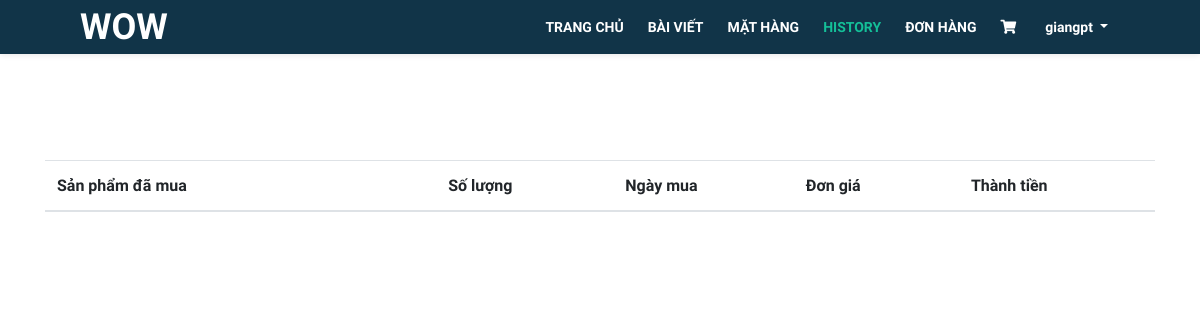
/view_history/3/ (signed in), run on an earlier commit of the app's database.
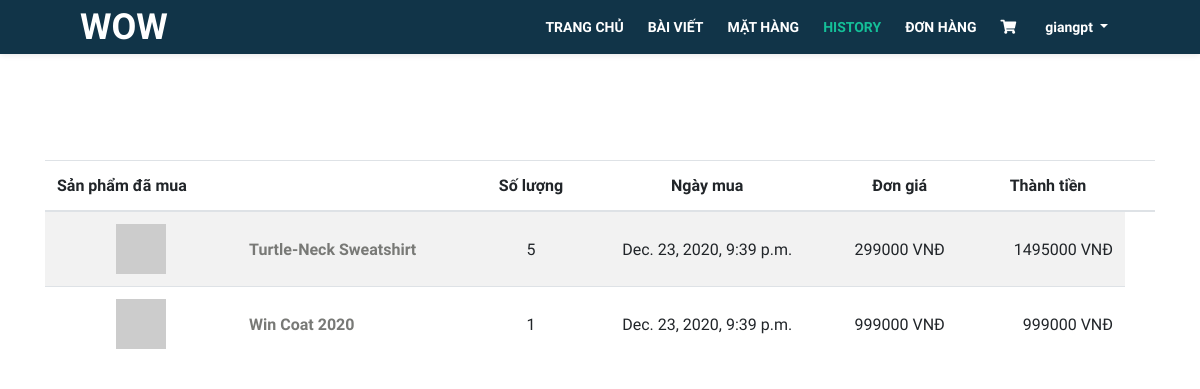
And on a later commit of the database.
### Page/models.py (models this page shows)
class CartItem(models.Model):
    id_product = models.ForeignKey(Product, on_delete=models.CASCADE, null=True, blank=True)
    id_cart = models.ForeignKey(Cart, on_delete=models.CASCADE, null=True, blank=True)
    num = models.IntegerField(default=0, null=True, blank=True)
    sum_product = models.FloatField(default=0, null=True, blank=True)
    is_checked = models.BooleanField(default=False)

class Product(models.Model):
    title = models.CharField(max_length=200, null=True, blank=True)
    description = models.CharField(max_length=3000, null=True, blank=True)
    img = models.FileField(upload_to='pro_image', null=True, blank=True)
    price = models.FloatField(default=0, null=True, blank=True)
    is_sale = models.BooleanField(default=False)
    price_sale = models.FloatField(default=0, null=True, blank=True)
    type = models.CharField(max_length=300, null=True, blank=True)
    size = models.CharField(max_length=10, null=True, blank=True)
    source = models.CharField(max_length=100, null=True, blank=True)
    for_male = models.BooleanField(default=False)
    for_female = models.BooleanField(default=False)
    TTs = models.TimeField(auto_now=True)
    TTe = models.TimeField(null=True, blank=True)
    def __str__(self):
        return self.title

class Order(models.Model):
    id_cart = models.ForeignKey(Cart, on_delete=models.CASCADE, null=True, blank=True)
    id_user = models.ForeignKey(User, on_delete=models.CASCADE, null=True, blank=True)
    status_choice = (
        ('pending', 'pending'),
        ('confirm', 'confirm'),
        ('paid', 'paid'),
        ('shipping', 'shipping'),
        ('completed', 'completed'),
    )
    status = models.CharField(max_length=10, choices=status_choice, null=True, blank=True)
    address = models.TextField(max_length=1000, null=True, blank=True)

class Cart(models.Model):
    id_user = models.ForeignKey(User, on_delete=models.CASCADE, null=True, blank=True)
    total_price = models.IntegerField(null=True, blank=True)
    CreateAt = models.DateTimeField(auto_now=True)
    is_new = models.BooleanField(default=True)
    is_pending = models.BooleanField(default=True)

### Page/views.py (the view)
# urls.py: url(r'^view_history/(?P<id_user>\w+)/$', ViewHistory.as_view(), name='page_ViewHistory'),
class ViewHistory(TemplateView, LoginRequiredMixin):
    login_url = '/'
    template_name = '../Templates/Base_History.html'
    def get(self, request, id_user):
        if request.user.is_authenticated():
            user_id = get_object_or_404(User, id=id_user)
            order = Order.objects.filter(id_user=user_id, status="completed")
            cartItem = CartItem.objects.all()
            content = {
                'order': order,
                'cartItem': cartItem,
            }
            return render(request, self.template_name, content)
        else:
            return HttpResponseRedirect(reverse('Page:page_login'))

### Templates/Base_History.html (shortened to what this page needs)
<!DOCTYPE html>
<html lang="en">
<head>
    <link href="/static/css/bootstrap.css" rel="stylesheet">
    <link href="/static/css/fontawesome-all.css" rel="stylesheet">
    <link href="/static/css/swiper.css" rel="stylesheet">
	<link href="/static/css/magnific-popup.css" rel="stylesheet">
    <link href="/static/css/styles_base_UI_home.css" rel="stylesheet">
</head>
<body>
    <section class="jumbotron jumbotron-fluid" style="background-color: transparent;">
        <div class="container">
            {% include 'NavigationBar/nav_User_or_Manager.html' %}
         </div>
    </section>
    <div class="container">
        <div class="row">
            <div class="col-12">
                <div class="table-responsive">
                    <table class="table table-striped">
                        <thead>
                            <tr class = "text-center">
                                <th scope="col" class="text-left">Sản phẩm đã mua</th>
                                <th scope="col"></th>
                                <th scope="col">Số lượng</th>
                                <th scope="col">Ngày mua</th>
                                <th scope="col">Đơn giá</th>
                                <th scope="col">Thành tiền</th>
                                <th> </th>
                            </tr>
                        </thead>
                        <tbody>
                            {% for od in order %}
                                {% if od.status == 'completed' %}
                                    {% for item in cartItem %}
                                        {% if item.id_cart == od.id_cart %}
                                            <tr class = "text-center">
                                                <td class = "align-middle">
                                                    <img src="https://dummyimage.com/50x50/55595c/fff" />
                                                </td>
                                                <td class = "text-left align-middle">
                                                    <a href="{% url 'Page:page_ViewDetail' item.id_product.id %}"
                                                    role="button" class="font-weight-bold text-capitalize"
                                                    style="text-decoration: none;"
                                                    >{{item.id_product}}</a>
                                                </td>
                                                <td class = "align-middle">
                                                    {{item.num}}
                                                </td>
                                                <td class = "align-middle">
                                                    {{od.id_cart.CreateAt}}
                                                </td>
                                                <td class = align-middle>
                                                    {{item.id_product.price_sale|floatformat:'-1'}} VNĐ
                                                </td>
                                                <td class = "text-right align-middle">
                                                    {{item.sum_product|floatformat:'-1'}} VNĐ
                                                </td>
                                            </tr>
                                        {% endif %}
                                    {% endfor %}
                                {% endif %}
                            {% endfor %}
                        </tbody>
                    </table>
                </div>
            </div>
        </div>
    </div>
</body>
</html>

What changed in the data, as far as the page shows it:
now on this page (row edited): Order: id_cart.CreateAt "Dec. 23, 2020, 9:39 p.m."
added CartItem: id_product "Turtle-Neck Sweatshirt", num "5", id_product.price_sale "299000", sum_product "1495000"
added CartItem: id_product "Win Coat 2020", num "1", id_product.price_sale "999000", sum_product "999000"
